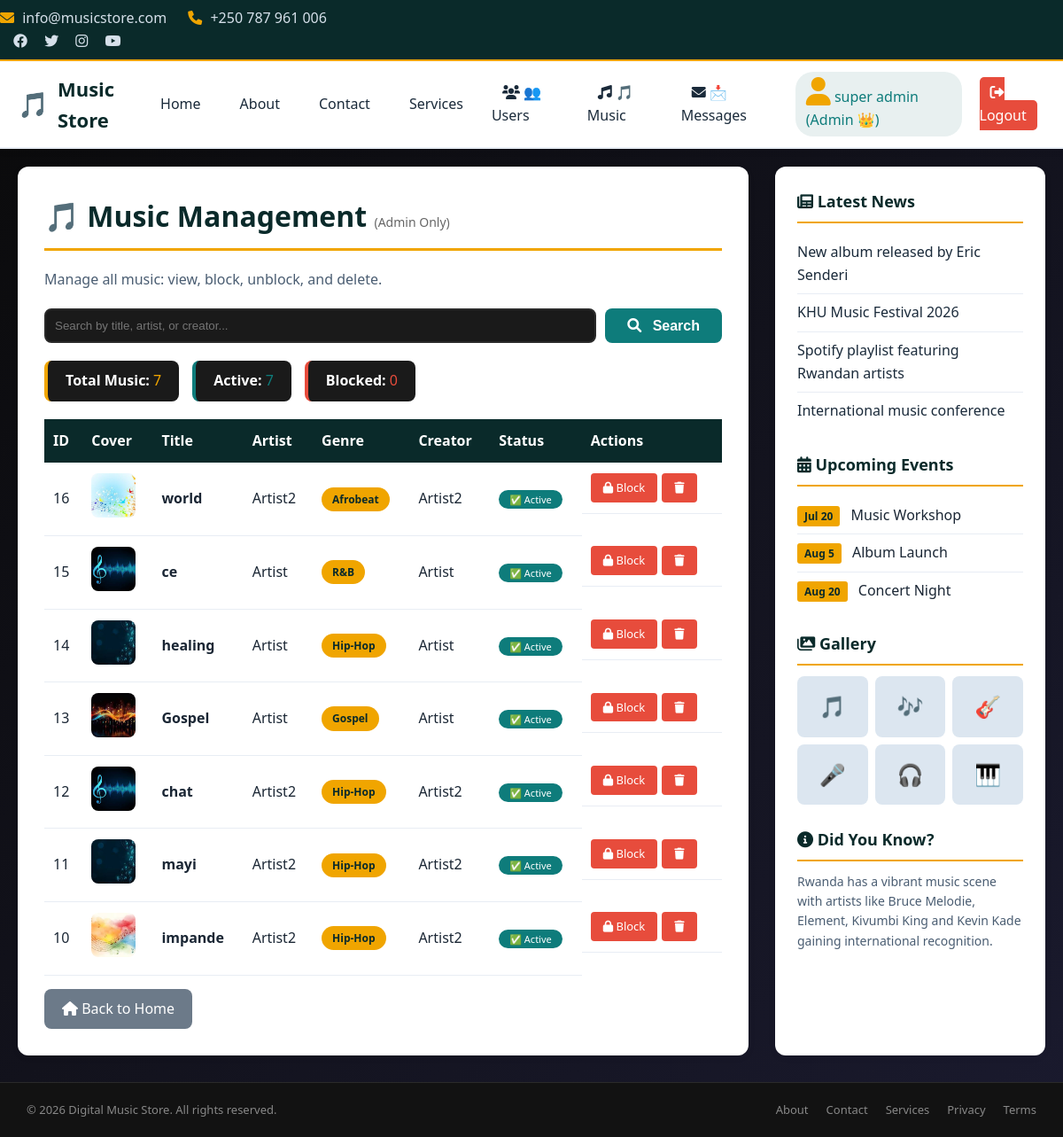
The app's page /admin_music.php (signed in) with its own data.
### tables this page shows
CREATE TABLE `music` (
  `id` int(11) NOT NULL,
  `user_id` int(11) NOT NULL,
  `title` varchar(100) NOT NULL,
  `artist` varchar(100) NOT NULL,
  `genre` varchar(50) DEFAULT NULL,
  `price` decimal(10,2) NOT NULL,
  `description` text DEFAULT NULL,
  `cover_image` text DEFAULT NULL,
  `audio_file` varchar(255) DEFAULT NULL,
  `status` enum('active','blocked') DEFAULT 'active',
  `release_date` date DEFAULT NULL,
  `created_at` timestamp NOT NULL DEFAULT current_timestamp()
);

CREATE TABLE `users` (
  `id` int(11) NOT NULL,
  `name` varchar(100) NOT NULL,
  `email` varchar(100) NOT NULL,
  `password` varchar(255) NOT NULL,
  `role` enum('artist','listener','admin') NOT NULL DEFAULT 'listener',
  `status` enum('active','blocked') DEFAULT 'active',
  `bio` text DEFAULT NULL,
  `profile_image` text DEFAULT NULL,
  `created_at` timestamp NOT NULL DEFAULT current_timestamp()
);

### admin_music.php (the view, shortened to what this page needs)
<?php
require_once("inc/header.php");
require_once("inc/menu.php");
require_once("inc/connection.php");
$search = isset($_GET['search']) ? mysqli_real_escape_string($conn, $_GET['search']) : '';
$sql = "SELECT music.*, users.name as creator_name
        FROM music
        JOIN users ON music.user_id = users.id";
$sql .= " ORDER BY music.id DESC";
$result = mysqli_query($conn, $sql);
?>
<div class="main-wrapper">
    <div class="main-content">
        <h1>🎵 Music Management <span style="font-size:14px; color:#666; font-weight:normal;">(Admin Only)</span></h1>
        <p class="page-intro">Manage all music: view, block, unblock, and delete.</p>
        <div style="display:flex; gap:15px; margin-bottom:20px; flex-wrap:wrap; align-items:center;">
            <form method="GET" style="flex:1; display:flex; gap:10px;">
                <input type="text" name="search" placeholder="Search by title, artist, or creator..."
                       value="<?php echo htmlspecialchars($search); ?>"
                       style="flex:1; padding:10px; border:2px solid #2a2a2a; border-radius:8px; background:#1a1a1a; color:#fff;">
                <button type="submit" class="btn-submit" style="width:auto; padding:10px 25px;">
                    <i class="fas fa-search"></i> Search
                </button>
            </form>
        </div>
        <?php
        $total_sql = "SELECT COUNT(*) as total,
                      SUM(CASE WHEN status = 'active' THEN 1 ELSE 0 END) as active,
                      SUM(CASE WHEN status = 'blocked' THEN 1 ELSE 0 END) as blocked
                      FROM music";
        $total_result = mysqli_query($conn, $total_sql);
        $stats = mysqli_fetch_assoc($total_result);
        ?>
        <div style="display:flex; gap:15px; margin-bottom:20px; flex-wrap:wrap;">
            <div style="background:#1a1a1a; padding:10px 20px; border-radius:8px; border-left:4px solid #f0a500;">
                <strong style="color:#fff;">Total Music:</strong>
                <span style="color:#f0a500;"><?php echo $stats['total']; ?></span>
            </div>
            <div style="background:#1a1a1a; padding:10px 20px; border-radius:8px; border-left:4px solid #0e7c7b;">
                <strong style="color:#fff;">Active:</strong>
                <span style="color:#0e7c7b;"><?php echo $stats['active']; ?></span>
            </div>
            <div style="background:#1a1a1a; padding:10px 20px; border-radius:8px; border-left:4px solid #e74c3c;">
                <strong style="color:#fff;">Blocked:</strong>
                <span style="color:#e74c3c;"><?php echo $stats['blocked']; ?></span>
            </div>
        </div>
        <?php if(mysqli_num_rows($result) > 0) { ?>
            <table class="music-table">
                <thead>
                    <tr>
                        <th>ID</th>
                        <th>Cover</th>
                        <th>Title</th>
                        <th>Artist</th>
                        <th>Genre</th>
                        <th>Creator</th>
                        <th>Status</th>
                        <th>Actions</th>
                    </tr>
                </thead>
                <tbody>
                    <?php while($row = mysqli_fetch_assoc($result)) { ?>
                        <tr>
                            <td><?php echo $row['id']; ?></td>
                            <td>
                                <?php if(!empty($row['cover_image'])) { ?>
                                    <img src="images/<?php echo $row['cover_image']; ?>" width="50" height="50" style="border-radius:8px; object-fit:cover;">
                                <?php } else { ?>
                                    <span style="color:#666;">No image</span>
                                <?php } ?>
                            </td>
                            <td><strong><?php echo $row['title']; ?></strong></td>
                            <td><?php echo $row['artist']; ?></td>
                            <td><span class="genre-badge"><?php echo $row['genre']; ?></span></td>
                            <td><?php echo $row['creator_name']; ?></td>
                            <td>
                                <?php if($row['status'] == 'blocked') { ?>
                                    <span style="background:#e74c3c; color:#fff; padding:3px 12px; border-radius:20px; font-size:11px;">🚫 Blocked</span>
                                <?php } else { ?>
                                    <span style="background:#0e7c7b; color:#fff; padding:3px 12px; border-radius:20px; font-size:11px;">✅ Active</span>
                                <?php } ?>
                            </td>
                            <td style="display:flex; gap:5px; flex-wrap:wrap;">
                                <?php if($row['status'] == 'blocked') { ?>
                                    <a href="admin_unblock_music.php?id=<?php echo $row['id']; ?>" class="btn-edit" style="background:#0e7c7b;" onclick="return confirm('Unblock this music?')">
                                        <i class="fas fa-unlock"></i> Unblock
                                    </a>
                                <?php } else { ?>
                                    <a href="admin_block_music.php?id=<?php echo $row['id']; ?>" class="btn-delete" onclick="return confirm('Block this music?')">
                                        <i class="fas fa-lock"></i> Block
                                    </a>
                                <?php } ?>
                                <a href="admin_delete_music.php?id=<?php echo $row['id']; ?>" class="btn-delete" onclick="return confirm('Delete this music permanently?')">
                                    <i class="fas fa-trash"></i>
                                </a>
                            </td>
                        </tr>
                    <?php } ?>
                </tbody>
            </table>
        <?php } ?>
        <a href="index.php" class="btn-back"><i class="fas fa-home"></i> Back to Home</a>
    </div>
    <?php include("inc/sidebar.php"); ?>
</div>
<?php include("inc/footer.php"); ?>

### inc/style.css (style rules this page uses)
* { margin: 0; padding: 0; box-sizing: border-box; }
body { font-family: 'Segoe UI', Tahoma, Geneva, Verdana, sans-serif; background: #f5f7fa; color: #1a2634; line-height: 1.6; }
a { text-decoration: none; color: inherit; }
.main-wrapper { max-width: 1200px; margin: 20px auto; padding: 0 20px; display: flex; gap: 30px; }
.main-content { flex: 3; background: #ffffff; padding: 30px; border-radius: 12px; box-shadow: 0 2px 10px rgba(0, 0, 0, 0.05); }
.main-content h1 { color: #0a2a2a; border-bottom: 3px solid #f0a500; padding-bottom: 10px; margin-bottom: 20px; }
.page-intro { color: #4a5d72; margin-bottom: 20px; }
.music-table { width: 100%; border-collapse: collapse; margin-top: 15px; }
.music-table th { background: #0a2a2a; color: #fff; padding: 12px 10px; text-align: left; }
.music-table td { padding: 12px 10px; border-bottom: 1px solid #e8edf4; vertical-align: middle; }
.genre-badge { background: #f0a500; color: #0a2a2a; padding: 4px 12px; border-radius: 20px; font-size: 12px; font-weight: 600; display: inline-block; }
.btn-delete { background: #e74c3c; color: #fff; padding: 6px 14px; border-radius: 4px; text-decoration: none; font-size: 13px; transition: background 0.3s; }
.btn-back { display: inline-block; background: #6c7a89; color: #fff; padding: 10px 20px; border-radius: 8px; text-decoration: none; margin-top: 15px; transition: background 0.3s; }
.btn-submit { background: #0e7c7b; color: #fff; padding: 12px 30px; border: none; border-radius: 8px; font-size: 16px; font-weight: 600; cursor: pointer; transition: background 0.3s; }
.btn-submit i { margin-right: 8px; }

### records on screen
music: id "16", cover_image (picture), title "world", artist "Artist2", genre "Afrobeat", user.name "Artist2", status "✅ Active"
music: id "15", cover_image (picture), title "ce", artist "Artist", genre "R&B", user.name "Artist", status "✅ Active"
music: id "14", cover_image (picture), title "healing", artist "Artist", genre "Hip-Hop", user.name "Artist", status "✅ Active"
music: id "13", cover_image (picture), title "Gospel", artist "Artist", genre "Gospel", user.name "Artist", status "✅ Active"
music: id "12", cover_image (picture), title "chat", artist "Artist2", genre "Hip-Hop", user.name "Artist2", status "✅ Active"
music: id "11", cover_image (picture), title "mayi", artist "Artist2", genre "Hip-Hop", user.name "Artist2", status "✅ Active"
music: id "10", cover_image (picture), title "impande", artist "Artist2", genre "Hip-Hop", user.name "Artist2", status "✅ Active"

### other values on screen
getUserName() "super admin"
getUserRole() "Admin"
$stats['total'] "7"
$stats['active'] "7"
$stats['blocked'] "0"
